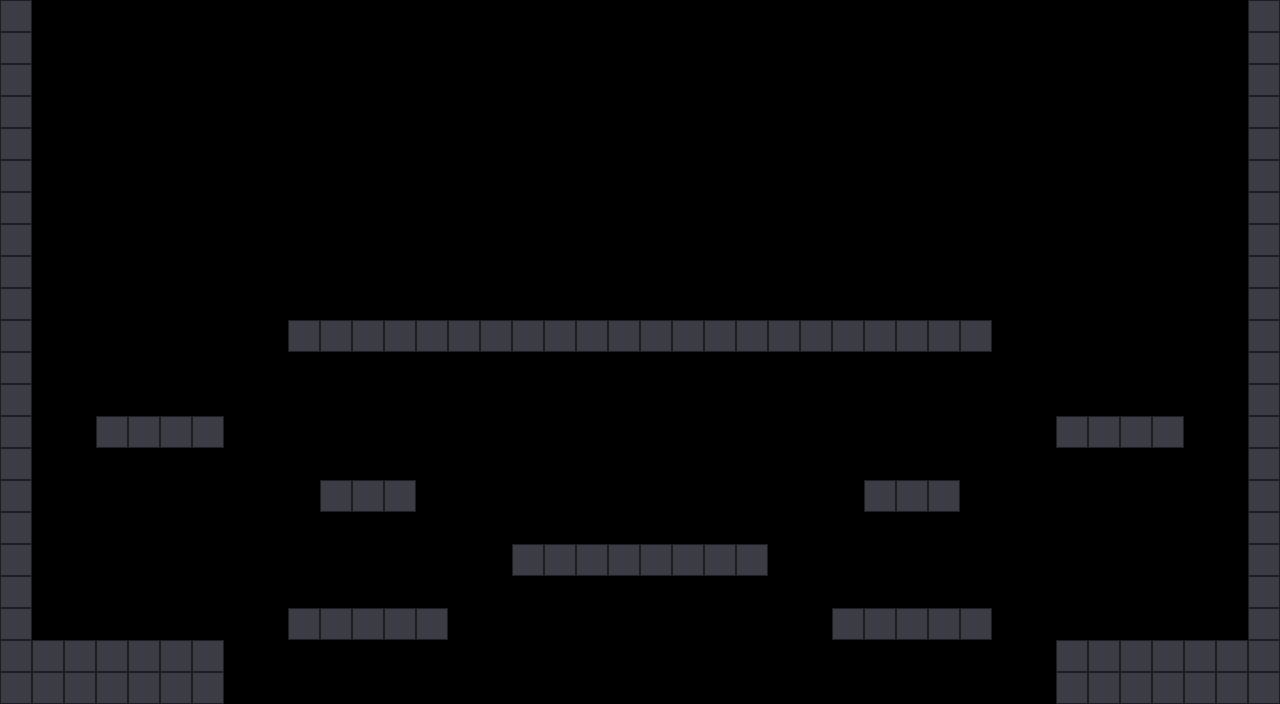

Rendered tile map (Tiled .tmx) drawn with the repository's tilesets; below, a short description and the full map source, tile grids included:
An orthogonal 40x22 tile map with 32x32 px tiles, 3 tile layers (background, collision, foreground), 2 tilesets and 2 objects (player, player2).

<map version="1.10" tiledversion="1.12.1" orientation="orthogonal" renderorder="right-down" width="40" height="22" tilewidth="32" tileheight="32" infinite="0" nextlayerid="5" nextobjectid="3">
 <tileset firstgid="1" name="placeholder_tileset" tilewidth="32" tileheight="32" tilecount="4" columns="4">
  <image source="../images/placeholder_tileset.png" width="128" height="32" />
 </tileset>
 <tileset firstgid="5" source="PH2.tsx" />
 <layer id="1" name="background" width="40" height="22">
  <data encoding="csv">
0,0,0,0,0,0,0,0,0,0,0,0,0,0,0,0,0,0,0,0,0,0,0,0,0,0,0,0,0,0,0,0,0,0,0,0,0,0,0,0,
0,0,0,0,0,0,0,0,0,0,0,0,0,0,0,0,0,0,0,0,0,0,0,0,0,0,0,0,0,0,0,0,0,0,0,0,0,0,0,0,
0,0,0,0,0,0,0,0,0,0,0,0,0,0,0,0,0,0,0,0,0,0,0,0,0,0,0,0,0,0,0,0,0,0,0,0,0,0,0,0,
0,0,0,0,0,0,0,0,0,0,0,0,0,0,0,0,0,0,0,0,0,0,0,0,0,0,0,0,0,0,0,0,0,0,0,0,0,0,0,0,
0,0,0,0,0,0,0,0,0,0,0,0,0,0,0,0,0,0,0,0,0,0,0,0,0,0,0,0,0,0,0,0,0,0,0,0,0,0,0,0,
0,0,0,0,0,0,0,0,0,0,0,0,0,0,0,0,0,0,0,0,0,0,0,0,0,0,0,0,0,0,0,0,0,0,0,0,0,0,0,0,
0,0,0,0,0,0,0,0,0,0,0,0,0,0,0,0,0,0,0,0,0,0,0,0,0,0,0,0,0,0,0,0,0,0,0,0,0,0,0,0,
0,0,0,0,0,0,0,0,0,0,0,0,0,0,0,0,0,0,0,0,0,0,0,0,0,0,0,0,0,0,0,0,0,0,0,0,0,0,0,0,
0,0,0,0,0,0,0,0,0,0,0,0,0,0,0,0,0,0,0,0,0,0,0,0,0,0,0,0,0,0,0,0,0,0,0,0,0,0,0,0,
0,0,0,0,0,0,0,0,0,0,0,0,0,0,0,0,0,0,0,0,0,0,0,0,0,0,0,0,0,0,0,0,0,0,0,0,0,0,0,0,
0,0,0,0,0,0,0,0,0,0,0,0,0,0,0,0,0,0,0,0,0,0,0,0,0,0,0,0,0,0,0,0,0,0,0,0,0,0,0,0,
0,0,0,0,0,0,0,0,0,0,0,0,0,0,0,0,0,0,0,0,0,0,0,0,0,0,0,0,0,0,0,0,0,0,0,0,0,0,0,0,
0,0,0,0,0,0,0,0,0,0,0,0,0,0,0,0,0,0,0,0,0,0,0,0,0,0,0,0,0,0,0,0,0,0,0,0,0,0,0,0,
0,0,0,0,0,0,0,0,0,0,0,0,0,0,0,0,0,0,0,0,0,0,0,0,0,0,0,0,0,0,0,0,0,0,0,0,0,0,0,0,
0,0,0,0,0,0,0,0,0,0,0,0,0,0,0,0,0,0,0,0,0,0,0,0,0,0,0,0,0,0,0,0,0,0,0,0,0,0,0,0,
0,0,0,0,0,0,0,0,0,0,0,0,0,0,0,0,0,0,0,0,0,0,0,0,0,0,0,0,0,0,0,0,0,0,0,0,0,0,0,0,
0,0,0,0,0,0,0,0,0,0,0,0,0,0,0,0,0,0,0,0,0,0,0,0,0,0,0,0,0,0,0,0,0,0,0,0,0,0,0,0,
0,0,0,0,0,0,0,0,0,0,0,0,0,0,0,0,0,0,0,0,0,0,0,0,0,0,0,0,0,0,0,0,0,0,0,0,0,0,0,0,
0,0,0,0,0,0,0,0,0,0,0,0,0,0,0,0,0,0,0,0,0,0,0,0,0,0,0,0,0,0,0,0,0,0,0,0,0,0,0,0,
0,0,0,0,0,0,0,0,0,0,0,0,0,0,0,0,0,0,0,0,0,0,0,0,0,0,0,0,0,0,0,0,0,0,0,0,0,0,0,0,
0,0,0,0,0,0,0,0,0,0,0,0,0,0,0,0,0,0,0,0,0,0,0,0,0,0,0,0,0,0,0,0,0,0,0,0,0,0,0,0,
0,0,0,0,0,0,0,0,0,0,0,0,0,0,0,0,0,0,0,0,0,0,0,0,0,0,0,0,0,0,0,0,0,0,0,0,0,0,0,0
</data>
 </layer>
 <layer id="2" name="collision" width="40" height="22">
  <data encoding="csv">
2,0,0,0,0,0,0,0,0,0,0,0,0,0,0,0,0,0,0,0,0,0,0,0,0,0,0,0,0,0,0,0,0,0,0,0,0,0,0,2,
2,0,0,0,0,0,0,0,0,0,0,0,0,0,0,0,0,0,0,0,0,0,0,0,0,0,0,0,0,0,0,0,0,0,0,0,0,0,0,2,
2,0,0,0,0,0,0,0,0,0,0,0,0,0,0,0,0,0,0,0,0,0,0,0,0,0,0,0,0,0,0,0,0,0,0,0,0,0,0,2,
2,0,0,0,0,0,0,0,0,0,0,0,0,0,0,0,0,0,0,0,0,0,0,0,0,0,0,0,0,0,0,0,0,0,0,0,0,0,0,2,
2,0,0,0,0,0,0,0,0,0,0,0,0,0,0,0,0,0,0,0,0,0,0,0,0,0,0,0,0,0,0,0,0,0,0,0,0,0,0,2,
2,0,0,0,0,0,0,0,0,0,0,0,0,0,0,0,0,0,0,0,0,0,0,0,0,0,0,0,0,0,0,0,0,0,0,0,0,0,0,2,
2,0,0,0,0,0,0,0,0,0,0,0,0,0,0,0,0,0,0,0,0,0,0,0,0,0,0,0,0,0,0,0,0,0,0,0,0,0,0,2,
2,0,0,0,0,0,0,0,0,0,0,0,0,0,0,0,0,0,0,0,0,0,0,0,0,0,0,0,0,0,0,0,0,0,0,0,0,0,0,2,
2,0,0,0,0,0,0,0,0,0,0,0,0,0,0,0,0,0,0,0,0,0,0,0,0,0,0,0,0,0,0,0,0,0,0,0,0,0,0,2,
2,0,0,0,0,0,0,0,0,0,0,0,0,0,0,0,0,0,0,0,0,0,0,0,0,0,0,0,0,0,0,0,0,0,0,0,0,0,0,2,
2,0,0,0,0,0,0,0,0,6,6,6,6,6,6,6,6,6,6,6,6,6,6,6,6,6,6,6,6,6,6,0,0,0,0,0,0,0,0,2,
2,0,0,0,0,0,0,0,0,0,0,0,0,0,0,0,0,0,0,0,0,0,0,0,0,0,0,0,0,0,0,0,0,0,0,0,0,0,0,2,
2,0,0,0,0,0,0,0,0,0,0,0,0,0,0,0,0,0,0,0,0,0,0,0,0,0,0,0,0,0,0,0,0,0,0,0,0,0,0,2,
2,0,0,6,6,6,6,0,0,0,0,0,0,0,0,0,0,0,0,0,0,0,0,0,0,0,0,0,0,0,0,0,0,6,6,6,6,0,0,2,
2,0,0,0,0,0,0,0,0,0,0,0,0,0,0,0,0,0,0,0,0,0,0,0,0,0,0,0,0,0,0,0,0,0,0,0,0,0,0,2,
2,0,0,0,0,0,0,0,0,0,6,6,6,0,0,0,0,0,0,0,0,0,0,0,0,0,0,6,6,6,0,0,0,0,0,0,0,0,0,2,
2,0,0,0,0,0,0,0,0,0,0,0,0,0,0,0,0,0,0,0,0,0,0,0,0,0,0,0,0,0,0,0,0,0,0,0,0,0,0,2,
2,0,0,0,0,0,0,0,0,0,0,0,0,0,0,0,6,6,6,6,6,6,6,6,0,0,0,0,0,0,0,0,0,0,0,0,0,0,0,2,
2,0,0,0,0,0,0,0,0,0,0,0,0,0,0,0,0,0,0,0,0,0,0,0,0,0,0,0,0,0,0,0,0,0,0,0,0,0,0,2,
2,0,0,0,0,0,0,0,0,6,6,6,6,6,0,0,0,0,0,0,0,0,0,0,0,0,6,6,6,6,6,0,0,0,0,0,0,0,0,2,
2,2,2,2,2,2,6,0,0,0,0,0,0,0,0,0,0,0,0,0,0,0,0,0,0,0,0,0,0,0,0,0,0,6,2,2,2,2,2,2,
2,2,2,2,2,2,6,0,0,0,0,0,0,0,0,0,0,0,0,0,0,0,0,0,0,0,0,0,0,0,0,0,0,6,2,2,2,2,2,2
</data>
 </layer>
 <objectgroup id="4" name="entities">
  <object id="1" name="p1" type="player" x="112" y="640">
   <point />
  </object>
  <object id="2" name="p2" type="player2" x="1168" y="640">
   <point />
  </object>
 </objectgroup>
 <layer id="3" name="foreground" width="40" height="22">
  <data encoding="csv">
0,0,0,0,0,0,0,0,0,0,0,0,0,0,0,0,0,0,0,0,0,0,0,0,0,0,0,0,0,0,0,0,0,0,0,0,0,0,0,0,
0,0,0,0,0,0,0,0,0,0,0,0,0,0,0,0,0,0,0,0,0,0,0,0,0,0,0,0,0,0,0,0,0,0,0,0,0,0,0,0,
0,0,0,0,0,0,0,0,0,0,0,0,0,0,0,0,0,0,0,0,0,0,0,0,0,0,0,0,0,0,0,0,0,0,0,0,0,0,0,0,
0,0,0,0,0,0,0,0,0,0,0,0,0,0,0,0,0,0,0,0,0,0,0,0,0,0,0,0,0,0,0,0,0,0,0,0,0,0,0,0,
0,0,0,0,0,0,0,0,0,0,0,0,0,0,0,0,0,0,0,0,0,0,0,0,0,0,0,0,0,0,0,0,0,0,0,0,0,0,0,0,
0,0,0,0,0,0,0,0,0,0,0,0,0,0,0,0,0,0,0,0,0,0,0,0,0,0,0,0,0,0,0,0,0,0,0,0,0,0,0,0,
0,0,0,0,0,0,0,0,0,0,0,0,0,0,0,0,0,0,0,0,0,0,0,0,0,0,0,0,0,0,0,0,0,0,0,0,0,0,0,0,
0,0,0,0,0,0,0,0,0,0,0,0,0,0,0,0,0,0,0,0,0,0,0,0,0,0,0,0,0,0,0,0,0,0,0,0,0,0,0,0,
0,0,0,0,0,0,0,0,0,0,0,0,0,0,0,0,0,0,0,0,0,0,0,0,0,0,0,0,0,0,0,0,0,0,0,0,0,0,0,0,
0,0,0,0,0,0,0,0,0,0,0,0,0,0,0,0,0,0,0,0,0,0,0,0,0,0,0,0,0,0,0,0,0,0,0,0,0,0,0,0,
0,0,0,0,0,0,0,0,0,0,0,0,0,0,0,0,0,0,0,0,0,0,0,0,0,0,0,0,0,0,0,0,0,0,0,0,0,0,0,0,
0,0,0,0,0,0,0,0,0,0,0,0,0,0,0,0,0,0,0,0,0,0,0,0,0,0,0,0,0,0,0,0,0,0,0,0,0,0,0,0,
0,0,0,0,0,0,0,0,0,0,0,0,0,0,0,0,0,0,0,0,0,0,0,0,0,0,0,0,0,0,0,0,0,0,0,0,0,0,0,0,
0,0,0,0,0,0,0,0,0,0,0,0,0,0,0,0,0,0,0,0,0,0,0,0,0,0,0,0,0,0,0,0,0,0,0,0,0,0,0,0,
0,0,0,0,0,0,0,0,0,0,0,0,0,0,0,0,0,0,0,0,0,0,0,0,0,0,0,0,0,0,0,0,0,0,0,0,0,0,0,0,
0,0,0,0,0,0,0,0,0,0,0,0,0,0,0,0,0,0,0,0,0,0,0,0,0,0,0,0,0,0,0,0,0,0,0,0,0,0,0,0,
0,0,0,0,0,0,0,0,0,0,0,0,0,0,0,0,0,0,0,0,0,0,0,0,0,0,0,0,0,0,0,0,0,0,0,0,0,0,0,0,
0,0,0,0,0,0,0,0,0,0,0,0,0,0,0,0,0,0,0,0,0,0,0,0,0,0,0,0,0,0,0,0,0,0,0,0,0,0,0,0,
0,0,0,0,0,0,0,0,0,0,0,0,0,0,0,0,0,0,0,0,0,0,0,0,0,0,0,0,0,0,0,0,0,0,0,0,0,0,0,0,
0,0,0,0,0,0,0,0,0,0,0,0,0,0,0,0,0,0,0,0,0,0,0,0,0,0,0,0,0,0,0,0,0,0,0,0,0,0,0,0,
0,0,0,0,0,0,0,0,0,0,0,0,0,0,0,0,0,0,0,0,0,0,0,0,0,0,0,0,0,0,0,0,0,0,0,0,0,0,0,0,
0,0,0,0,0,0,0,0,0,0,0,0,0,0,0,0,0,0,0,0,0,0,0,0,0,0,0,0,0,0,0,0,0,0,0,0,0,0,0,0
</data>
 </layer>
</map>
